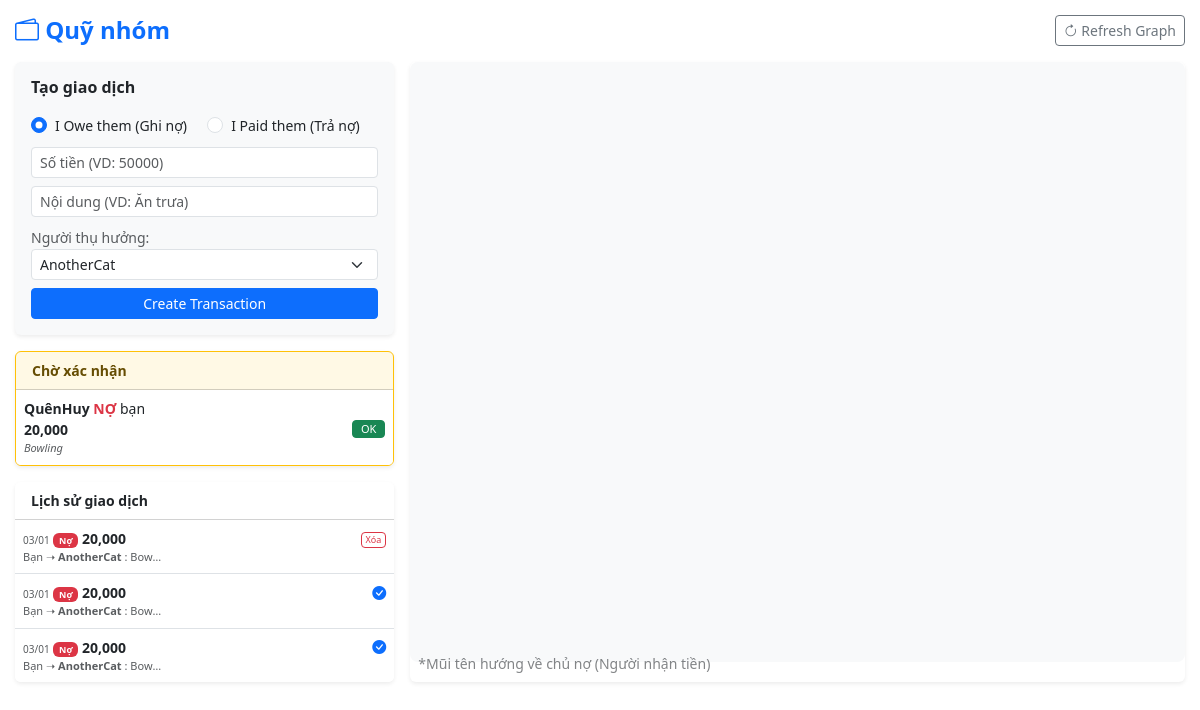
The page /view/1 (signed in) on the database its author committed.
### app/models/finance.py (models this page shows, shortened)
class Transaction(db.Model):
    id = db.Column(db.Integer, primary_key=True)
    amount = db.Column(db.Float, nullable=False)
    description = db.Column(db.String(200))
    timestamp = db.Column(db.DateTime, default=datetime.utcnow)
    type = db.Column(db.String(20), default='debt')
    status = db.Column(db.String(20), default='pending')
    sender_id = db.Column(db.Integer, db.ForeignKey('user.id'), nullable=False)
    receiver_id = db.Column(db.Integer, db.ForeignKey('user.id'), nullable=True)
    outsider_id = db.Column(db.Integer, db.ForeignKey('outsider.id'), nullable=True)
    room_id = db.Column(db.Integer, db.ForeignKey('room.id'), nullable=True)
    room = db.relationship('Room', backref='transactions')
    sender = db.relationship('User', foreign_keys=[sender_id], backref='sent_transactions')
    receiver = db.relationship('User', foreign_keys=[receiver_id], backref='received_transactions')
    outsider = db.relationship('Outsider', backref='transactions')

### app/models/user.py (models this page shows, shortened)
class User(UserMixin, db.Model):
    id = db.Column(db.Integer, primary_key=True)
    username = db.Column(db.String(20), unique=True, nullable=False)
    email = db.Column(db.String(120), unique=True, nullable=False)
    image_file = db.Column(db.String(200), nullable=False, default='default.jpg')
    bio = db.Column(db.String(250), nullable=True)
    password = db.Column(db.String(60), nullable=False)
    interests = db.Column(db.String(500), default='')
    posts = db.relationship('Post', backref='author', lazy=True)
    reviews = db.relationship('Review', backref='author', lazy=True)
    messages = db.relationship('Message', backref='author', lazy=True)
    rooms = db.relationship('Room', secondary='room_members',
                            back_populates='members', lazy='dynamic')
    created_rooms = db.relationship('Room', back_populates='creator', lazy='dynamic')
    favorite_locations = db.relationship('Location', secondary='user_favorites',
                                         back_populates='favorited_by', lazy='dynamic')
    friends = db.relationship('User', secondary=friendship,
                              primaryjoin=lambda: friendship.c.user_id == User.id,
                              secondaryjoin=lambda: friendship.c.friend_id == User.id,
                              backref=db.backref('friend_of', lazy='dynamic'),
                              lazy='dynamic')

### app/blueprints/finance.py (the view)
@finance_bp.route('/view/<int:room_id>', methods=['GET'])
@login_required
def view_finance(room_id):
    room = Room.query.get_or_404(room_id)
    form = TransactionForm()
    form.receiver.choices = [(m.id, m.username) for m in room.members if m.id != current_user.id]
    if not form.receiver.choices:
        form.receiver.choices = [(0, 'No members')]
    pending = Transaction.query.filter_by(room_id=room.id, status='pending').all()
    history = Transaction.query.filter_by(room_id=room.id).order_by(Transaction.timestamp.desc()).limit(20).all()
    hide_nav_param = request.args.get('hide_nav', '0')
    hide_nav = (hide_nav_param == '1')
    return render_template('finance.html',
                           room=room,
                           form=form,
                           pending=pending,
                           history=history,
                           hide_nav=hide_nav) # Truyền boolean vào template

### app/forms.py
class TransactionForm(FlaskForm):
    amount = FloatField('Amount (VNĐ)', validators=[DataRequired()])
    description = StringField('Description', validators=[DataRequired()])
    type = RadioField('Transaction Type', choices=[
        ('debt', 'I Owe them (Ghi nợ)'),
        ('repayment', 'I Paid them (Trả nợ)')
    ], default='debt', validators=[DataRequired()])
    receiver = SelectField('Receiver (Member)', choices=[], coerce=int, validators=[Optional()])
    is_outside = BooleanField('Outside/Stranger?')
    outsider_name = StringField('Outsider Name')
    submit = SubmitField('Create Transaction')

### app/blueprints/auth.py (called while the page is built)
@auth_bp.before_app_request
def check_onboarding():
    if current_user.is_authenticated:
        if not current_user.interests:
            allowed_endpoints = ['auth.onboarding', 'auth.logout', 'static']
            if request.endpoint and request.endpoint not in allowed_endpoints:
                return redirect(url_for('auth.onboarding'))

### app/templates/finance.html (shortened to what this page needs)
<!DOCTYPE html>
<html lang="vi">
<head>
    <link href="https://cdn.jsdelivr.net/npm/bootstrap@5.3.0/dist/css/bootstrap.min.css" rel="stylesheet">
    <link rel="stylesheet" href="https://cdn.jsdelivr.net/npm/bootstrap-icons@1.11.3/font/bootstrap-icons.min.css">
</head>
<body>
<div class="container-fluid">
    <div class="d-flex justify-content-between align-items-center mb-3">
        <h4 class="m-0 fw-bold text-primary"><i class="bi bi-wallet2"></i> Quỹ nhóm</h4>
        <button onclick="loadGraph()" class="btn btn-sm btn-outline-secondary"><i class="bi bi-arrow-clockwise"></i> Refresh Graph</button>
    </div>
    <div class="row g-3">
        <div class="col-md-5 col-lg-4">
            <div class="card mb-3 border-0 shadow-sm bg-light">
                <div class="card-body p-3">
                    <h6 class="fw-bold mb-3">Tạo giao dịch</h6>
                    <form method="POST" action="{{ url_for('finance.add_room_transaction', room_id=room.id) }}">
                        <div class="mb-2">
                            {% for subfield in form.type %}
                                <div class="form-check form-check-inline">
                                    {{ subfield(class="form-check-input") }}
                                    {{ subfield.label(class="form-check-label small") }}
                                </div>
                            {% endfor %}
                        </div>
                        <div class="input-group input-group-sm mb-2">
                            {{ form.amount(class="form-control", placeholder="Số tiền (VD: 50000)") }}
                        </div>
                        <div class="mb-2">
                            {{ form.description(class="form-control form-control-sm", placeholder="Nội dung (VD: Ăn trưa)") }}
                        </div>
                        <div class="mb-2">
                            <label class="small text-muted">Người thụ hưởng:</label>
                            {{ form.receiver(class="form-select form-select-sm") }}
                        </div>
                        {{ form.submit(class="btn btn-primary btn-sm w-100") }}
                    </form>
                </div>
            </div>
            {% if pending %}
            <div class="card border-warning mb-3 shadow-sm">
                <div class="card-header bg-warning bg-opacity-10 py-2 px-3 small fw-bold text-warning-emphasis">
                    Chờ xác nhận
                </div>
                <ul class="list-group list-group-flush small">
                    {% for p in pending %}
                    <li class="list-group-item d-flex justify-content-between align-items-center px-2">
                        <div>
                            <strong>{{ p.sender.username }}</strong>
                            <span class="{{ 'text-danger' if p.type == 'debt' else 'text-success' }} fw-bold">
                                {{ 'NỢ' if p.type == 'debt' else 'TRẢ' }}
                            </span> bạn
                            <div class="fw-bold">{{ "{:,.0f}".format(p.amount) }}</div>
                            <div class="text-muted fst-italic" style="font-size: 11px;">{{ p.description }}</div>
                        </div>
                        <form action="{{ url_for('finance.confirm_transaction', trans_id=p.id) }}" method="POST">
                            <button type="submit" class="btn btn-sm btn-success py-0 px-2" style="font-size: 11px;">OK</button>
                        </form>
                    </li>
                    {% endfor %}
                </ul>
            </div>
            {% endif %}
            {% if history %}
            <div class="card border-0 shadow-sm">
                <div class="card-header bg-white py-2 small fw-bold">Lịch sử giao dịch</div>
                <div class="list-group list-group-flush overflow-auto" style="max-height: 300px;">
                    {% for h in history %}
                    <div class="list-group-item px-2 py-2 small">
                        <div class="d-flex justify-content-between">
                            <div>
                                <span class="text-muted" style="font-size: 10px;">{{ h.timestamp.strftime('%d/%m') }}</span>
                                <span class="badge {{ 'bg-danger' if h.type == 'debt' else 'bg-success' }}" style="font-size: 9px;">
                                    {{ 'Nợ' if h.type == 'debt' else 'Trả' }}
                                </span>
                                <span class="fw-bold">{{ "{:,.0f}".format(h.amount) }}</span>
                                <div class="text-truncate text-muted" style="max-width: 140px; font-size: 11px;">
                                    {% if h.sender_id == current_user.id %}
                                        Bạn ➝ <strong>{{ h.receiver.username if h.receiver else h.outsider.name }}</strong>
                                    {% else %}
                                        <strong>{{ h.sender.username }}</strong> ➝ Bạn
                                    {% endif %}
                                    : {{ h.description }}
                                </div>
                            </div>
                            <div class="text-end">
                                {% if h.sender_id == current_user.id and h.status == 'pending' %}
                                    <form action="{{ url_for('finance.delete_transaction', trans_id=h.id) }}" method="POST">
                                        <button type="submit" class="btn btn-outline-danger btn-sm py-0 px-1" style="font-size: 9px;">Xóa</button>
                                    </form>
                                {% else %}
                                    <i class="bi bi-check-circle-fill text-{{ 'primary' if h.status == 'confirmed' else 'warning' }}"></i>
                                {% endif %}
                            </div>
                        </div>
                    </div>
                    {% endfor %}
                </div>
            </div>
            {% endif %}
        </div>
        <div class="col-md-7 col-lg-8">
            <div class="card shadow-sm border-0 h-100">
                <div class="card-body p-0 position-relative">
                    <div id="finance-network" style="height: 600px; width: 100%; background-color: #f8f9fa; border-radius: 8px;"></div>
                    <div class="position-absolute bottom-0 start-0 p-2 text-muted small opacity-75">
                        *Mũi tên hướng về chủ nợ (Người nhận tiền)
                    </div>
                </div>
            </div>
        </div>
    </div>
</div>
</body>
</html>

### app/templates/finance.html (style rules this page uses)
body { background-color: #fff; overflow-x: hidden; }
.container-fluid { padding: 15px; }

### rows shown on the page
Transaction: sender.username "QuênHuy", type "NỢ", amount "20,000", description "Bowling", timestamp "03/01", type "Nợ", receiver "AnotherCat", description "Bow…"
Transaction: timestamp "03/01", type "Nợ", amount "20,000", receiver "AnotherCat", description "Bow…"
Transaction: timestamp "03/01", type "Nợ", amount "20,000", receiver "AnotherCat", description "Bow…"

### other values the page prints
{{ subfield.label(class="form-check-label small") }} "I Owe them (Ghi nợ)" "I Paid them (Trả nợ)"
